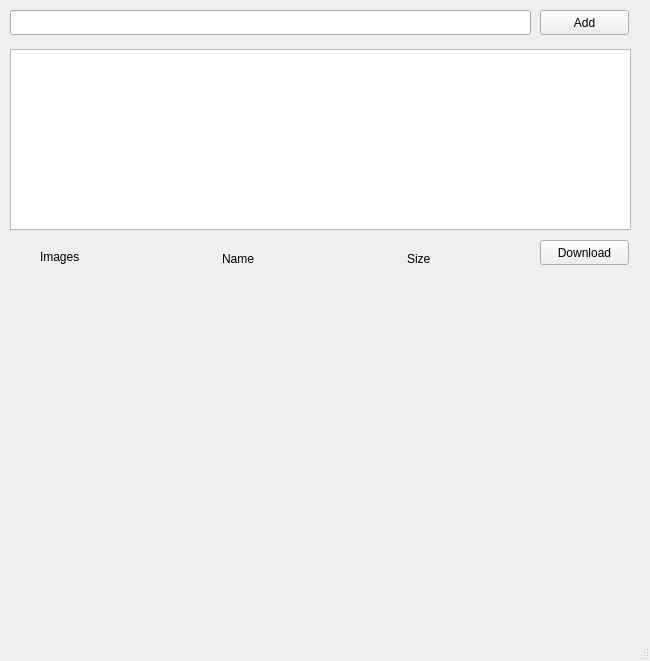
<?xml version="1.0" encoding="UTF-8"?>
<ui version="4.0">
 <class>MainWindow</class>
 <widget class="QMainWindow" name="MainWindow">
  <property name="geometry">
   <rect>
    <x>0</x>
    <y>0</y>
    <width>650</width>
    <height>661</height>
   </rect>
  </property>
  <property name="windowTitle">
   <string>MainWindow</string>
  </property>
  <widget class="QWidget" name="centralwidget">
   <widget class="QWidget" name="widget" native="true">
    <property name="geometry">
     <rect>
      <x>0</x>
      <y>0</y>
      <width>641</width>
      <height>41</height>
     </rect>
    </property>
    <widget class="QLineEdit" name="lineEdit">
     <property name="geometry">
      <rect>
       <x>10</x>
       <y>10</y>
       <width>521</width>
       <height>25</height>
      </rect>
     </property>
    </widget>
    <widget class="QPushButton" name="addButton">
     <property name="geometry">
      <rect>
       <x>540</x>
       <y>10</y>
       <width>89</width>
       <height>25</height>
      </rect>
     </property>
     <property name="text">
      <string>Add</string>
     </property>
     <property name="autoRepeatDelay">
      <number>300</number>
     </property>
    </widget>
   </widget>
   <widget class="QWidget" name="widget_2" native="true">
    <property name="geometry">
     <rect>
      <x>0</x>
      <y>40</y>
      <width>641</width>
      <height>231</height>
     </rect>
    </property>
    <widget class="QTextEdit" name="textEdit">
     <property name="geometry">
      <rect>
       <x>10</x>
       <y>9</y>
       <width>621</width>
       <height>181</height>
      </rect>
     </property>
    </widget>
    <widget class="QPushButton" name="downloadButton">
     <property name="geometry">
      <rect>
       <x>540</x>
       <y>200</y>
       <width>89</width>
       <height>25</height>
      </rect>
     </property>
     <property name="text">
      <string>Download</string>
     </property>
    </widget>
    <widget class="QLabel" name="label">
     <property name="geometry">
      <rect>
       <x>40</x>
       <y>207</y>
       <width>61</width>
       <height>20</height>
      </rect>
     </property>
     <property name="text">
      <string>Images</string>
     </property>
    </widget>
    <widget class="QLabel" name="label_2">
     <property name="geometry">
      <rect>
       <x>222</x>
       <y>210</y>
       <width>67</width>
       <height>17</height>
      </rect>
     </property>
     <property name="text">
      <string>Name</string>
     </property>
    </widget>
    <widget class="QLabel" name="label_3">
     <property name="geometry">
      <rect>
       <x>407</x>
       <y>210</y>
       <width>67</width>
       <height>17</height>
      </rect>
     </property>
     <property name="text">
      <string>Size</string>
     </property>
    </widget>
   </widget>
   <widget class="QWidget" name="widget_3" native="true">
    <property name="geometry">
     <rect>
      <x>10</x>
      <y>269</y>
      <width>621</width>
      <height>343</height>
     </rect>
    </property>
   </widget>
  </widget>
  <widget class="QMenuBar" name="menubar">
   <property name="geometry">
    <rect>
     <x>0</x>
     <y>0</y>
     <width>650</width>
     <height>22</height>
    </rect>
   </property>
  </widget>
  <widget class="QStatusBar" name="statusbar"/>
 </widget>
 <resources/>
 <connections/>
</ui>
